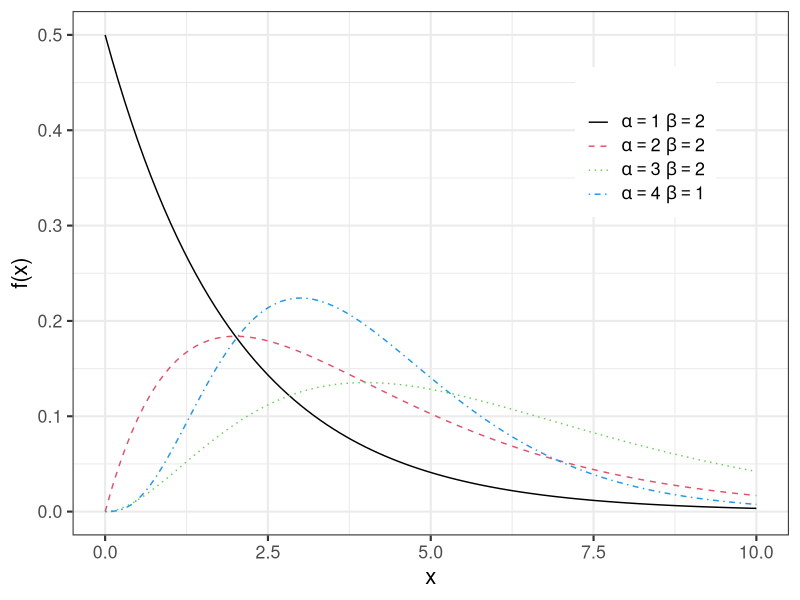
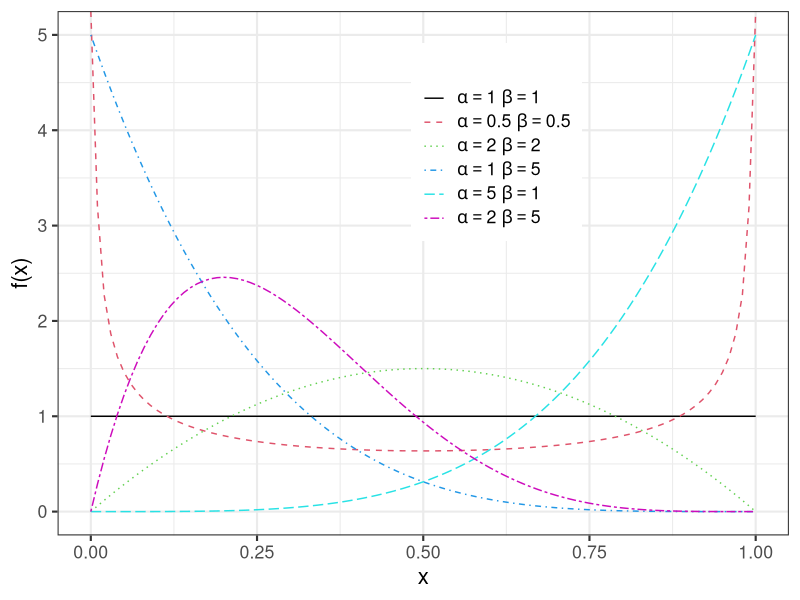
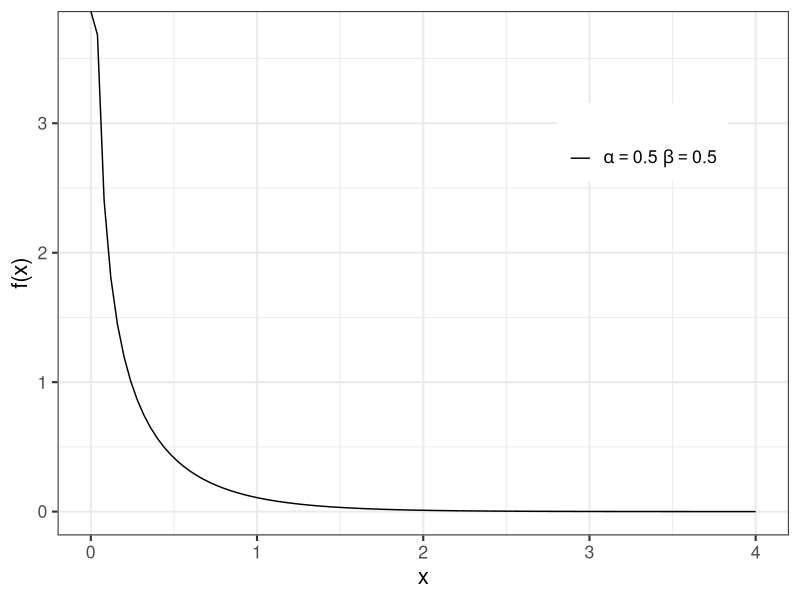
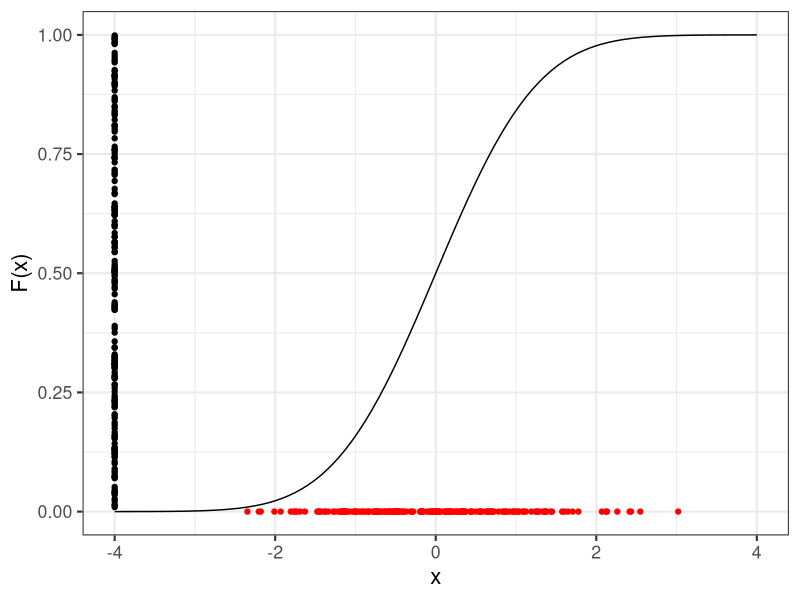
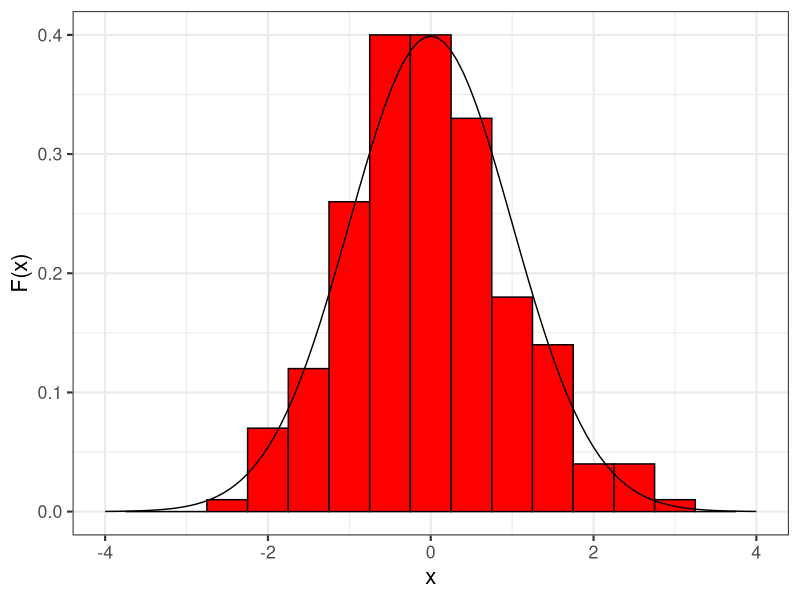

R code for these plots, in order:
## ---- chunk 1
#| label: dgamma
#| message: false
#| warning: false
#| echo: false

library(ggplot2)

param = cbind(c(1:5), c(rep(2,3),1,1))
labels <- parse(text = sprintf("alpha == %d ~ beta == %d", param[,1], param[,2]))

ggplot() +
  geom_function(fun = dgamma, args = list(shape = param[1,1], scale = param[1,2]), 
                mapping = aes(colour = "1", linetype ="1" ) ) +
  geom_function(fun = dgamma, args = list(shape = param[2,1], scale = param[2,2]), 
                mapping = aes(colour = "2", linetype ="2" ) ) +
  geom_function(fun = dgamma, args = list(shape = param[3,1], scale = param[3,2]), 
                mapping = aes(colour = "3", linetype ="3" ) ) +
  geom_function(fun = dgamma, args = list(shape = param[4,1], scale = param[4,2]), 
                mapping = aes(colour = "4", linetype ="4" ) ) +
  # geom_function(fun = dgamma, args = list(shape = param[5,1], scale = param[5,2]), 
  #               mapping = aes(colour = "5", linetype ="5" ) ) +
  scale_color_manual(values = 1:5, breaks =  1:5, labels = labels) +
  scale_linetype_manual(values = 1:5, breaks =  1:5, labels = labels) +
  xlim(0,10) + 
  labs(
    x = "x",
    y = "f(x)",
    colour = "",
    linetype = "",
  ) + 
  theme_bw(base_size = 16) + 
    theme(legend.position = c(.8,.75))
## ---- chunk 2
#| label: dbeta
#| message: false
#| warning: false
#| echo: false

library(ggplot2)

param = cbind(c(1,.5,2,1,5,2), c(1,.5, 2, 5, 1, 5))
labels <- parse(text = sprintf("alpha == %f ~ beta == %f", param[,1], param[,2]))

ggplot() +
  geom_function(fun = dbeta, args= list(shape1 = param[1,1], shape2 = param[1,2]), 
                mapping = aes(colour = "1", linetype ="1" ) ) +
  geom_function(fun = dbeta, args= list(shape1 = param[2,1], shape2 = param[2,2]), 
                mapping = aes(colour = "2", linetype ="2" ) ) +
  geom_function(fun = dbeta, args= list(shape1 = param[3,1], shape2 = param[3,2]), 
                mapping = aes(colour = "3", linetype ="3" ) ) +
  geom_function(fun = dbeta, args= list(shape1 = param[4,1], shape2 = param[4,2]), 
                mapping = aes(colour = "4", linetype ="4" ) ) +
  geom_function(fun = dbeta, args= list(shape1 = param[5,1], shape2 = param[5,2]), 
                mapping = aes(colour = "5", linetype ="5" ) ) +
  geom_function(fun = dbeta, args= list(shape1 = param[6,1], shape2 = param[6,2]), 
                mapping = aes(colour = "6", linetype ="6" ) ) +
  scale_color_manual(values = 1:6, breaks =  1:6, labels = labels) +
  scale_linetype_manual(values = 1:6, breaks =  1:6, labels = labels) +
  xlim(0,1) + 
  # ylim(0,2.5) + 
  labs(
    x = "x",
    y = "f(x)",
    colour = "",
    linetype = "",
  ) + 
  theme_bw(base_size = 16) + 
    theme(legend.position = c(.6,.75))
## ---- chunk 3
#| label: dchisq
#| message: false
#| warning: false
#| echo: false

library(ggplot2)

param = cbind(c(0.5, 1:4), c(0.5, rep(2,3),1))
labels <- parse(text = sprintf("alpha == %f ~ beta == %f", param[,1], param[,2]))

ggplot() +
  geom_function(fun = dgamma, args = list(shape = param[1,1], scale = param[1,2]), 
                mapping = aes(colour = "1", linetype ="1" ) ) +
  # geom_function(fun = dgamma, args = list(shape = param[2,1], scale = param[2,2]), 
  #               mapping = aes(colour = "2", linetype ="2" ) ) +
  # geom_function(fun = dgamma, args = list(shape = param[3,1], scale = param[3,2]), 
  #               mapping = aes(colour = "3", linetype ="3" ) ) +
  # geom_function(fun = dgamma, args = list(shape = param[4,1], scale = param[4,2]), 
  #               mapping = aes(colour = "4", linetype ="4" ) ) +
  # geom_function(fun = dgamma, args = list(shape = param[5,1], scale = param[5,2]), 
  #               mapping = aes(colour = "5", linetype ="5" ) ) +
  scale_color_manual(values = 1:5, breaks =  1:5, labels = labels) +
  scale_linetype_manual(values = 1:5, breaks =  1:5, labels = labels) +
  xlim(0,4) +
  labs(
    x = "x",
    y = "f(x)",
    colour = "",
    linetype = "",
  ) + 
  theme_bw(base_size = 16) + 
    theme(legend.position = c(.8,.75))
## ---- chunk 4
#| label: qnorm
#| message: false
#| warning: false
#| echo: false
set.seed(1234)

library(ggplot2)
n <- 200
U <- runif(n)
X <- qnorm(U)

ggplot() +
  geom_function(fun = pnorm) +
  geom_point(data = tibble::tibble(x = -4, y = U), aes(x=x, y=y)) + 
  geom_point(data = tibble::tibble(y = 0, x = X), aes(x=x, y=y), color = "red") + 
  xlim(-4,4) +
  labs(
    x = "x",
    y = "F(x)",
  ) + 
  theme_bw(base_size = 16) #+     theme(legend.position = c(.8,.75))
## ---- chunk 5
#| label: qnorm.hist
#| message: false
#| warning: false
#| echo: false

ggplot() +
  geom_histogram(aes(x=X, y=..density..), color = "black", fill="red", binwidth = 0.5) + 
  geom_function(fun = dnorm) +
  xlim(-4,4) +
  labs(
    x = "x",
    y = "F(x)",
  ) + 
  theme_bw(base_size = 16) #+     theme(legend.position = c(.8,.75))
